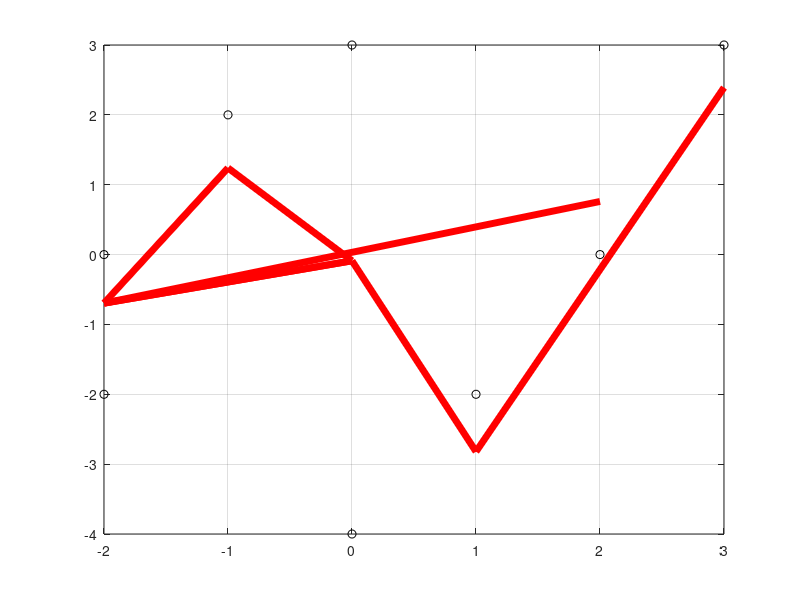

This chart was generated by the following MATLAB code:

%% more least squares

t = [3,1,0,-1,-2,0,-2,2]'
A = [ cos(0*t) sin(t) cos(t) sin(2*t) cos(2*t) ]
%%
b = [3,-2,3,2,-2,-4,0,0]'
scatter(t,b,'ok'), grid on
x = A\b
hold on, plot(t,A*x,'r')

hold off, plot(t,b,'ok'), grid on
x = A\b
hold on, plot(t,A*x,'r')



%% a little bit on handle graphics
h = plot(t, A*x, 'r');
set(h, 'linewidth', 5, 'color', 'red')

% also useful: click on an curve:
set(gco, 'linewidth', 20)
